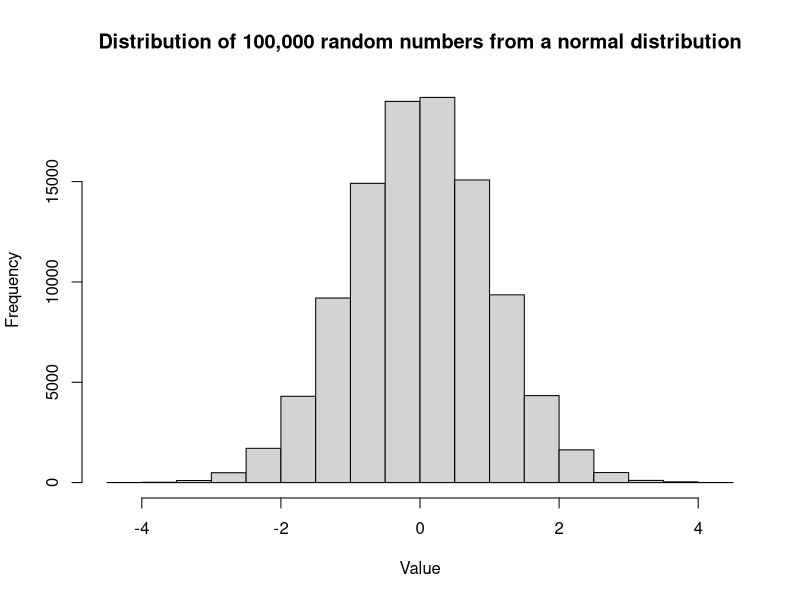
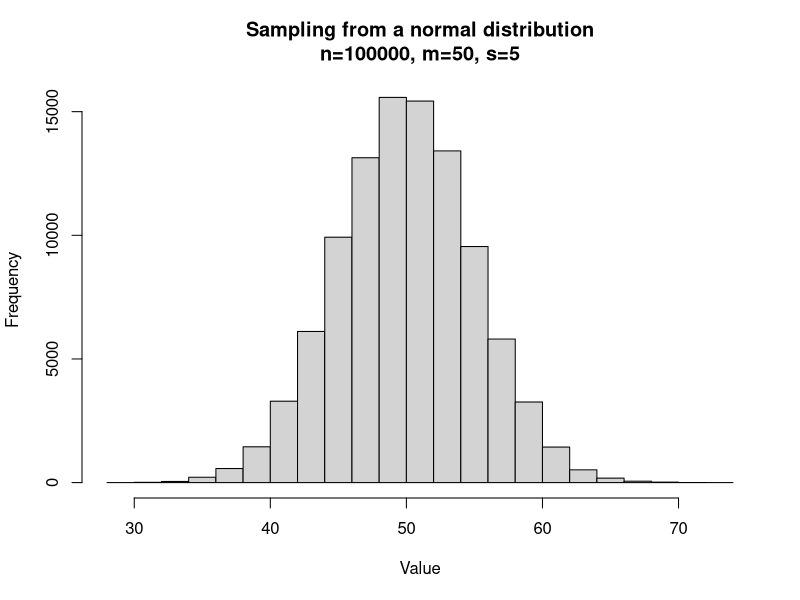
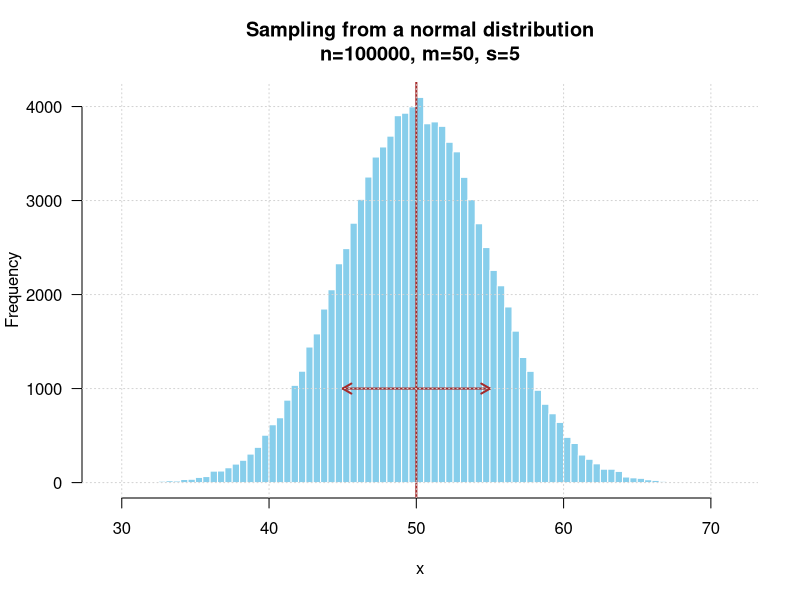
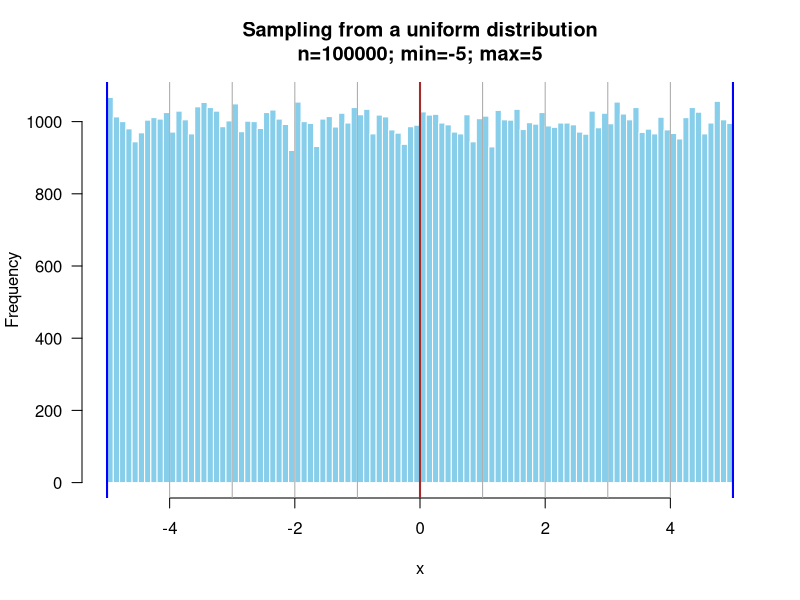
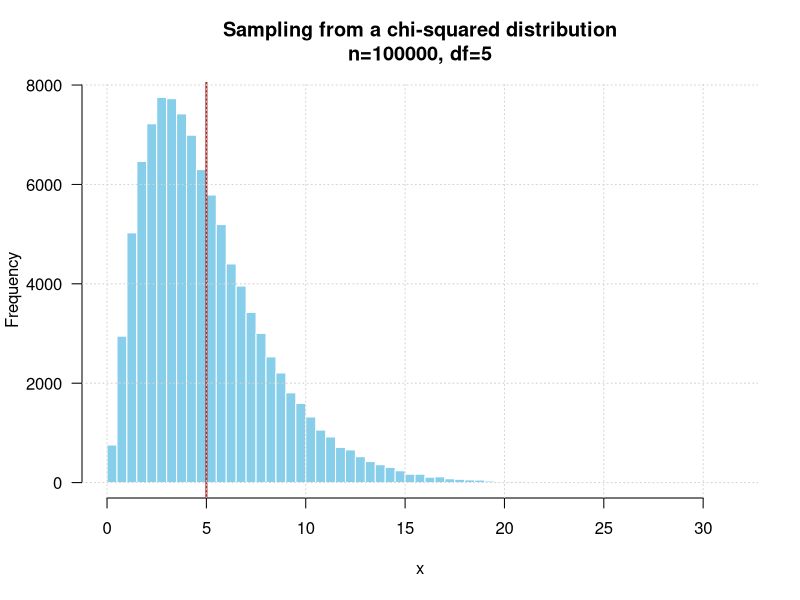
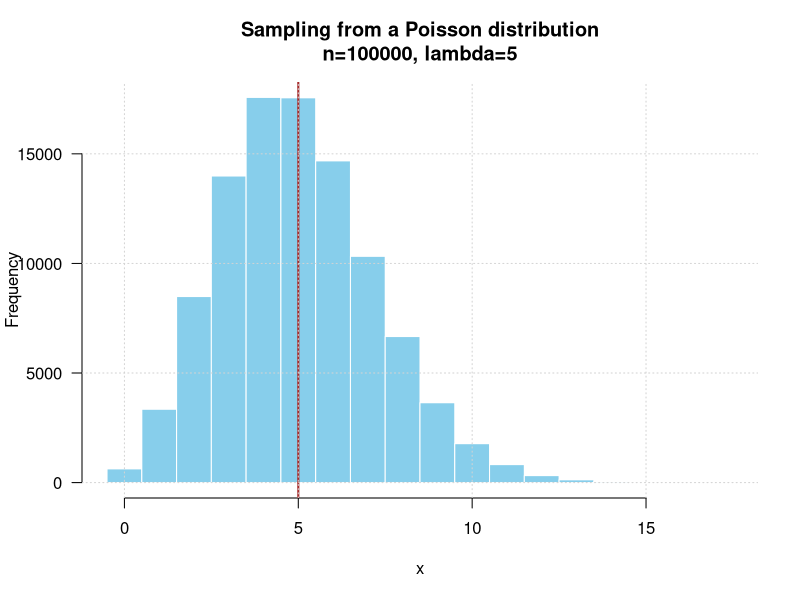
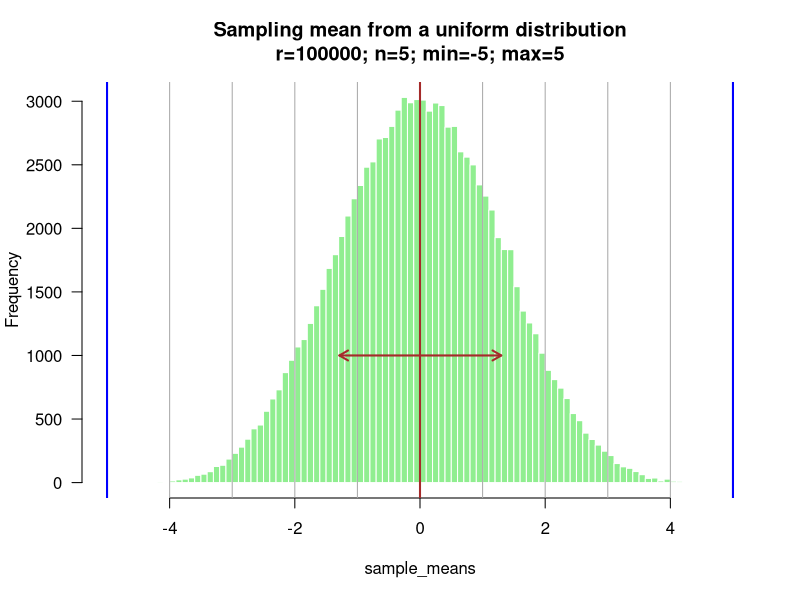
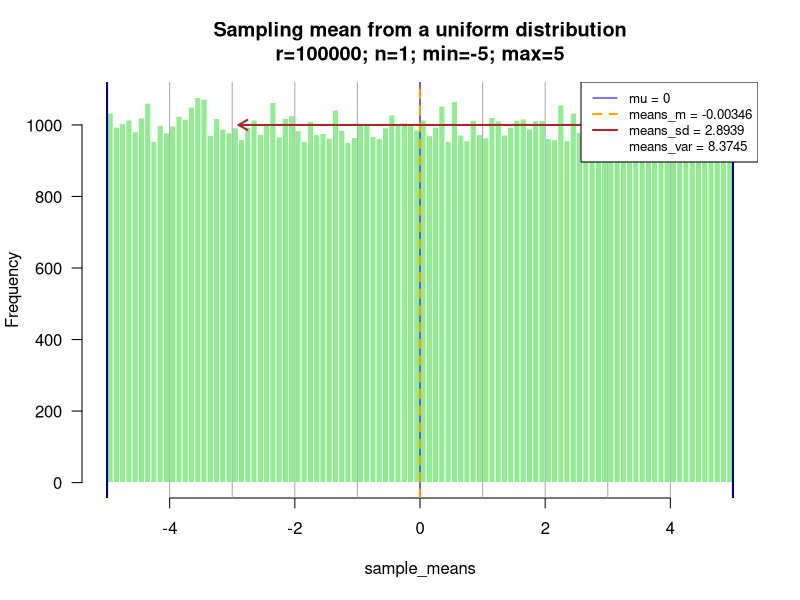

Write the R code that produced these figures, in order.
## ---- chunk 1
library(knitr)

options(width = 300)
# options(encoding = 'UTF-8')
knitr::opts_chunk$set(
  fig.width = 7, fig.height = 5, 
  fig.path = 'figures/sampling_',
  fig.align = "center", 
  size = "tiny", 
  echo = TRUE, 
  eval = TRUE, 
  warning = FALSE, 
  message = FALSE, 
  results = TRUE, 
  comment = "")

options(scipen = 12) ## Max number of digits for non-scientific notation
# knitr::asis_output("\\footnotesize")

## ---- chunk 2
# Generate 100,000 numbers from a normal distribution with mean=0 and standard deviation=1
x <- rnorm(n = 100000, mean = 0, sd = 1)

# Plot a histogram of the generated numbers
hist(x, 
     main="Distribution of 100,000 random numbers from a normal distribution",
     xlab="Value")
## ---- chunk 3
# Parameters
n <- 100000 # Sample size
mu <- 50     # Mean of the normal distribution
sigma <- 5      # Standard deviation of the normal distribution

# Sample n numbers in a normal population of mean mu and standard deviation sigma
x <- rnorm(n = n, mean = mu, sd = sigma)

# Plot a histogram of the generated numbers
hist(x,
     main=paste0("Sampling from a normal distribution",
                 "\n", # newline character
                 "n=", format(n, scientific = FALSE),
                 ", m=", mu,
                 ", s=", sigma),
     xlab="Value")

## ---- chunk 4
# Parameters
n <- 100000 # Sample size
mu <- 50     # Mean of the normal distribution
sigma <- 5      # Standard deviation of the normal distribution

# Sample n numbers in a normal population of mean mu and standard deviation sigma
x <- rnorm(n = n, mean = mu, sd = sigma)

# Plot a histogram of the generated numbers
hist(x, 
     breaks = 100,
     col="skyblue",
     border = "white",
     las = 1,
     main=paste0("Sampling from a normal distribution",
                 "\n", # newline character
                 "n=", format(n, scientific = FALSE),
                 ", m=", mu,
                 ", s=", sigma))


abline(v=mu, lwd=2, col="brown") ## mark the mean
arrows(x0 = mu - sigma, x1 = mu + sigma, 
       y0 = n / 100,  y1 = n/100, 
       code = 3, length = 0.1, lwd=2, 
       col="brown") ## Mark an interval of ± 1 standard deviation around the mean
grid() ## Add a grid

## ---- chunk 5

# Plot a histogram of the generated numbers
n <- 100000
my_min <- -5
my_max <- +5
x <- runif(n = n, min = my_min, max = my_max)
hist(x, 
     breaks = 100,
     col="skyblue",
     border = "white",
     las = 1,
     xlim=c(my_min, my_max), # define the limits of X axis to ensure consistency
     main=paste0("Sampling from a uniform distribution",
                 "\n", # newline character
                 "n=", format(n, scientific = FALSE),
                "; min=", my_min,
                "; max=", my_max))
## manually add a vertical grid 
abline(v=seq(from = my_min, 
             to = my_max, 
             length.out=11), 
       col = "darkgrey") 
abline(v=c(my_min, my_max), lwd=2, col="blue") # Mark the limits
abline(v=(my_max + my_min)/2, lwd=2, col="brown") # Mark the mean


## ---- chunk 6

# Plot a histogram of the generated numbers
n <- 100000
my_df <- 5
x <- rchisq(n = n, df = my_df)
hist(x, 
     breaks = 100,
     col="skyblue",
     border = "white",
     las = 1,
     main=paste0("Sampling from a chi-squared distribution",
                 "\n", # newline character
                 "n=", format(n, scientific = FALSE),
                ", df=", my_df))
abline(v=my_df, lwd=2, col="brown")
grid()

## ---- chunk 7

# Plot a histogram of the generated numbers
n <- 100000
my_lambda <- 5
x <- rpois(n = n, lambda = my_lambda)
hist(x, 
     breaks = -0.5:(max(x)+0.5),
     col="skyblue",
     border = "white",
     las = 1,
     main=paste0("Sampling from a Poisson distribution",
                 "\n", # newline character
                 "n=", format(n, scientific = FALSE),
                ", lambda=", my_lambda))
abline(v=my_lambda, lwd=2, col="brown")
grid()

## ---- chunk 8

# Plot a histogram of the generated numbers
r <- 100000     # repetitions
n <- 5          # sample size for each repetition
my_min <- -5    # min of the uniform distribution
my_max <- +5    # max of the uniform distribution

## Draw random numbers 
x <- runif(n = n * r, min = -5, max = +5)

## Inject the numbers in a matrix with r rows and n columns
x_matrix <- matrix(data = x, nrow = r, ncol = n)

## Compute sample means
sample_means <- apply(X = x_matrix, MARGIN = 1, FUN = mean)

## Compute some statistics about the sample means
means_m <- mean(sample_means) # compute the mean of the sample means
means_sd <- sd(sample_means) # compute the standard deviation of the sample means

## Draw a histogram
hist(sample_means, 
     breaks = 100,
     col="lightgreen",
     border = "white",
     las = 1,
     xlim=c(my_min, my_max), # define the limits of X axis to ensure consistency
     main=paste0("Sampling mean from a uniform distribution",
                 "\n", # newline character
                 "r=", format(r, scientific = FALSE),
                 "; n=", format(n, scientific = FALSE),
                 "; min=", my_min,
                 "; max=", my_max))

abline(v=seq(from = my_min, 
             to = my_max, 
             length.out=11), 
       col = "darkgrey") ## manually add a vertical grid 
abline(v=c(my_min, my_max), lwd=2, col="blue") # Mark the limits
abline(v=(my_max + my_min)/2, lwd=2, col="brown") # Mark the mean

arrow_height <- r/100 # a bit tricky but suitable
arrows(x0 = means_m - means_sd, x1 = means_m + means_sd, 
       y0 = arrow_height,  y1 = arrow_height, 
       code = 3, length = 0.1, lwd=2, 
       col="brown") ## Mark an interval of ± 1 standard deviation around the sample mean


## ---- chunk 9

# Plot a histogram of the generated numbers
r <- 100000 # repetitions
n_values <- c(1, 2, 4, 8, 16, 32, 64)
my_min <- -5
my_max <- +5
mu <- (my_max + my_min)/2 # Theoretical mean of the uniform distribution, at mid-distance between the max and the min

## Initiate vectors to collect the sampling means parameters
means_m_values <- vector()     ## mean of the r sample means
means_sd_values <- vector()    ## standard deviation of the r sample means
means_var_values <- vector()   ## variance deviation of the r sample means

## Iterate the experiments
for (n in n_values) {
  message("Repetitions: r=", r, "; Sample size: n=", n)
  
  ## Draw random numbers 
  x <- runif(n = n * r, min = my_min, max = my_max)
  
  ## Inject the numbers in a matrix with r rows and n columns
  x_matrix <- matrix(data = x, nrow = r, ncol = n)
  
  ## Compute sample means
  sample_means <- apply(X = x_matrix, MARGIN = 1, FUN = mean)
  
  ## Compute some statistics about the sample means
  means_m <- mean(sample_means) # compute the mean of the sample means
  means_sd <- sd(sample_means) # compute the standard deviation of the sample means
  means_var <- var(sample_means) # compute the standard deviation of the sample means

  ## Append the current parameters to the vectors  
  means_m_values <- c(means_m_values, means_m)
  means_sd_values <- c(means_sd_values, means_sd)
  means_var_values <- c(means_var_values, means_var)
  
  ## Draw a histogram
  hist(sample_means, 
       breaks = 100,
       col="lightgreen",
       border = "white",
       las = 1,
       xlim=c(my_min, my_max), # define the limits of X axis to ensure consistency
       main=paste0("Sampling mean from a uniform distribution",
                   "\n", # newline character
                   "r=", format(r, scientific = FALSE),
                   "; n=", format(n, scientific = FALSE),
                   "; min=", my_min,
                   "; max=", my_max))
  
  abline(v=seq(from = my_min, 
               to = my_max, 
               length.out=11), 
         col = "darkgrey") ## manually add a vertical grid 
  abline(v=c(my_min, my_max), lwd=2, col="darkblue") # Mark the limits
  abline(v=mu, lwd=1, col="blue") # Mark the mean
  abline(v=means_m, lwd=2, col="orange", lty = "dashed") # Mark the mean
  
  arrow_height <- r/100 # a bit tricky but suitable
  arrows(x0 = means_m - means_sd, x1 = means_m + means_sd, 
         y0 = arrow_height,  y1 = arrow_height, 
         code = 3, length = 0.1, lwd=2, 
         col="brown") ## Mark an interval of ± 1 standard deviation around the sample mean
  
  
  legend(
    "topright",
    legend = c(
      paste0("mu = ", mu), 
      paste0("means_m = ", round(means_m, digits = 5)), 
      paste0("means_sd = ", round(means_sd, digits = 4)),
      paste0("means_var = ", round(means_var, digits = 4))
      ),
    col = c("blue", "orange", "brown", NULL),
    lty = c("solid", "dashed", "solid", NULL),
    lwd=c(1,2,2, 0),
    cex=0.8
  )
}

## Print a table with the results
kable(
  data.frame(n = n_values,
             m = means_m_values,
             var = means_var_values,
             sd = means_sd_values),
  digits = c(0, 5, 3, 3), 
  caption = "Impact of sample size (n) on the mean, variance and standard deviation of the sampling means. ")

## ---- chunk 10
## Plot the mean of sampling means as a function of sample size
plot(n_values, means_m_values, 
     type = "b",
     pch = 19,
     lty = "dashed",
     col = "orange",
     main = "Impact of sample size on the mean of sampling means",
     ylim = c(my_min, my_max), 
     ylab = paste0("Mean of the sampling mean (", r, " repetitions)"),
     xlab = "Sample size (n)",
     las = 1,
     panel.first = c(abline(h = mu, col = "blue", lwd = 1), 
                   grid())
     )


## ---- chunk 11
## Plot the variance of sampling means as a function of sample size
plot(n_values, means_var_values, 
     type = "b",
     pch = 19,
     lty = "dashed",
     col = "brown",
     main = "Impact of sample size on the variance of sampling means",
     ylim = c(0, ceiling(max(means_var_values))),
     ylab = paste0("Variance of the sampling mean (", r, " repetitions)"),
     xlab = "Sample size (n)",
     las = 1,
     panel.first = c(grid(),
                     abline(h=0, col="black"))
     )


## ---- chunk 12
## Plot the variance of sampling means as a function of sample size
plot(n_values, means_var_values, 
     type = "b",
     pch = 19,
     lty = "dashed",
     col = "brown",
     log = "xy",
     main = "Impact of sample size on the variance of sampling means\n(logarithmic X and Y scales)",
     ylab = paste0("Variance of the sampling mean (", r, " repetitions)"),
     xlab = "Sample size (n)",
     las = 1,
     panel.first = c(grid(, equilogs = FALSE))
     )


## ---- chunk 13
## Plot the standard deviation of sampling means as a function of sample size
plot(n_values, means_sd_values, 
     type = "b",
     pch = 19,
     lty = "dashed",
     col = "brown",
     main = "Impact of sample size on the standard deviation of sampling means",
     ylim = c(0, ceiling(max(means_sd_values))),
     ylab = paste0("Standard deviation of the sampling mean (", r, " repetitions)"),
     xlab = "Sample size (n)",
     las = 1,
     panel.first = c(grid(),
                     abline(h=0, col="black"))
     )


